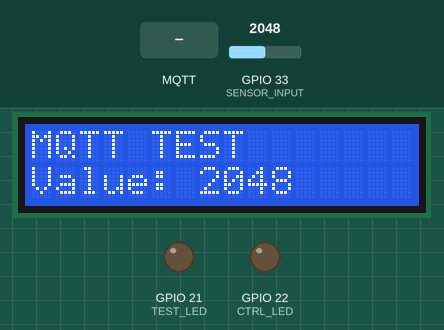
This program was run on a simulated ESP32. Shown: 16×2 character LCD, output pins drawn as LEDs (lit = HIGH). Inputs (shaded band) come from the test bench; at power-on: GPIO 33 (SENSOR_INPUT) = 2048. WiFi joins after 1.5 s; servers stay silent unless stated; no MQTT or app messages arrive unless stated.

Above: at 2.6 s.
3.8 s: MQTT message "true" arrives on the first subscribed topic
At 6.0 s:
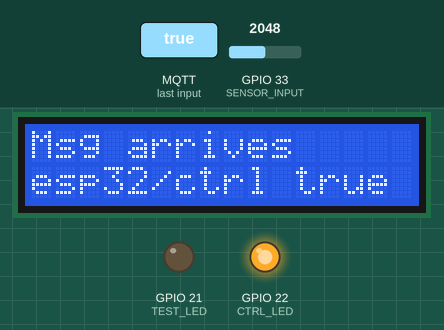
8.6 s: MQTT message "1" arrives on the first subscribed topic
At 12.7 s:
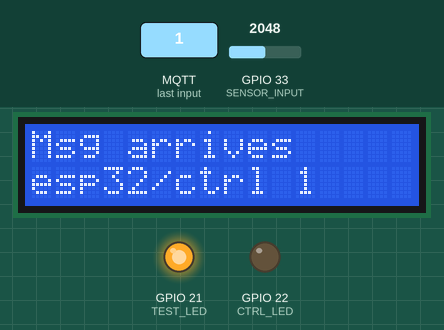
14.5 s: MQTT message "on" arrives on the first subscribed topic
At 16.9 s:
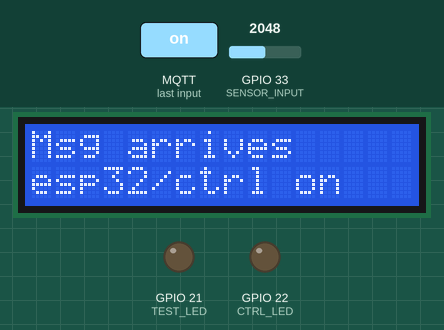
19.8 s: MQTT message "off" arrives on the first subscribed topic
At 21.1 s:
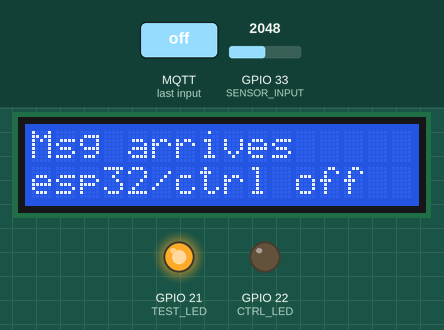
21.9 s: GPIO 33 (SENSOR_INPUT) set to 2866
At 23.4 s:
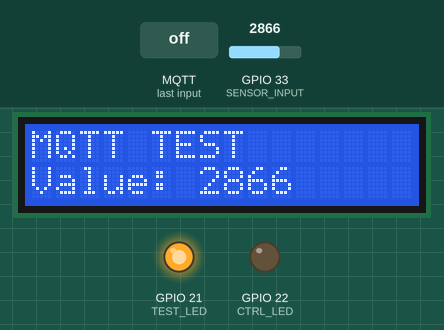
23.9 s: MQTT message "0" arrives on the first subscribed topic
At 25.2 s:
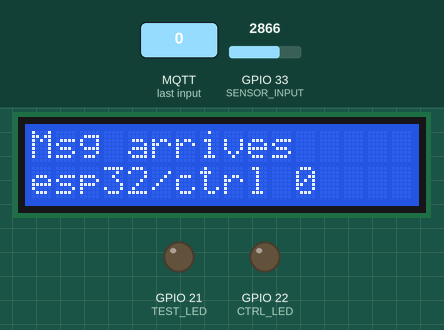
Timing chart, 0 to 27.0 s (numbered marks = the images above; inputs shaded):
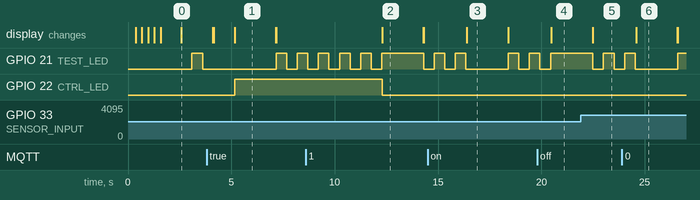

The program:

main.cpp
```cpp
#include <Arduino.h>
#include <LiquidCrystal.h>
#include <PubSubClient.h>
#include "WiFiSetup.h"

// Note: ADC2 pins cannot be used when Wi-Fi is used. So, if you’re using Wi-Fi
// and you’re having trouble getting the value from an ADC2 GPIO, you may
// consider using an ADC1 GPIO instead. That should solve your problem.

// Matches A1602 LCD pins
// #define RS 4
// #define E  5
// #define D4 15
// #define D5 16
// #define D6 17
// #define D7 18
#define TEST_LED  21
#define CTRL_LED  22
#define SENSOR_INPUT 33

// Global variables used in this program
LiquidCrystal lcd(4, 5, 15, 16, 17, 18);
bool on_off;
bool first_it;
const char* mqttServer = "10.0.0.11"; // RPi3
const int mqttPort = 1883;
const char* subscriptionTopic = "esp32/ctrl";
const char* publishTopic = "esp32/pot";
const char* clientID = "nodeMCU";
WiFiClient espClient;
PubSubClient client(espClient);
long lastBlink = 0;
long lastMsg = 0;
char msg[50];
char lcdBuffer[16];
int value = 0;

WiFiSetup wifiSetup(home);

// This function is called when a MQTT message is received
void callback(char* topic, byte* message, unsigned int length) {
  // sprintf(lcdBuffer, "%s, %s", topic, message);
  // lcd.print(lcdBuffer); // Prints data about a received MQTT
  // sprintf(lcdBuffer, "%s", message);;
  String messageText;
  String topicStr(topic);
  for (int i = 0; i < length; i++)
    messageText += (char)message[i];
  lcd.clear();
  lcd.setCursor(0, 0);
  lcd.print("Msg arrives");
  lcd.setCursor(0, 1);
  lcd.print(topicStr + ' ' + messageText);
  if (topicStr == subscriptionTopic) {
    if (messageText == "true")
      digitalWrite(CTRL_LED, HIGH); // Turns the CTRL_LED on
    else
      digitalWrite(CTRL_LED, LOW);  // Turns the CTRL_LED off
  }
  delay(2000);
  lcd.clear();
}

void reconnect() {
  lcd.clear();
  lcd.setCursor(0, 0);
  lcd.print("CNT MQTT BKR");
  lcd.setCursor(0, 1);
  while (1) {                              // Loops until we're reconnected
    if (client.connect(clientID)) {        // Attempts to connect
      lcd.print("Status: OK");
      client.subscribe(subscriptionTopic); // Subscribes MQTT client
      delay(1000);
      break;
    }
    else {
      sprintf(lcdBuffer, "Status: %d", client.state());
      lcd.print(lcdBuffer);
      delay(5000);
    }
  }
}

void setup() {
  first_it = true;
  on_off = true;  // Flag that turn on or turn off the test led
  pinMode(SENSOR_INPUT, INPUT); // Analog pin emulating a sensor
  pinMode(TEST_LED, OUTPUT);    // Digital pin blinking a LED
  pinMode(CTRL_LED, OUTPUT);    // Digital pin controlling a LED
  lcd.begin(16,2);  // Initializes the LCD
  wifiSetup(lcd);      // Sets the WiFi state
  client.setServer(mqttServer, mqttPort);   // Sets MQTT client
  client.setCallback(callback);             // Sets MQTT callback's client
}

void loop() {
  long now = millis();
  if (now - lastMsg > 4095) {
    if (!client.connected())
      reconnect();
    client.loop();
    lcd.setCursor(10, 1);
    lastMsg = now;
    sprintf(lcdBuffer, "%d", value);
    client.publish(publishTopic, lcdBuffer);
  }
  else if (now - lastBlink > 511) {
    lcd.clear();
    lcd.setCursor(0, 0);
    lcd.print("MQTT TEST");
    lcd.setCursor(0, 1);
    value = analogRead(SENSOR_INPUT);
    sprintf(lcdBuffer, "Value: %d", value);
    lcd.print(lcdBuffer);
    lastBlink = now;
    on_off = !on_off;
    digitalWrite(TEST_LED,on_off);
  }
}

// void loop() {
//   lcd.clear();
//   lcd.setCursor(0, 0);
//   lcd.print("ADC TEST");
//   lcd.setCursor(0, 1);
//   lcd.print("Value : ");
//   lcd.setCursor(10, 1);
//   lcd.print(analogRead(SENSOR_INPUT));
//   on_off = !on_off;
//   digitalWrite(TEST_LED,on_off);
//   delay(500);
// }
```

WiFiSetup.h
```cpp
# ifndef WIFI_SETUP_H
# define WIFI_SETUP_H

#include <WiFi.h>
#include <LiquidCrystal.h>

class WiFiData {
private:
    const char* ssid;
    const char* passwd;
public:
    WiFiData(const char* ssid, const char* password)
    {
      this->ssid = ssid;
      this->passwd = password;
    }
    WiFiData(const WiFiData& userdata){
      this->ssid = userdata.ssid;
      this->passwd = userdata.passwd;
    }
    const char* SSID()
    {
        return ssid;
    }
    const char* password()
    {
        return passwd;
    }
};

class WiFiSetup {
private:
  int delayValue;
  WiFiData data;
public:
  WiFiSetup(const WiFiData& userdata, int dv = 300)
    : delayValue(dv)
    , data(userdata)
    {
  }
  void operator() (LiquidCrystal& lcd) {
    String lcdText;
    char clkSymbolSet[4] = {'|', '/', '-', '\\'};
    WiFi.mode(WIFI_STA);
    WiFi.begin(data.SSID(), data.password());
    lcd.clear();
    lcd.setCursor(0, 0);
    lcdText = "CNT TO ";
    lcdText += data.SSID();
    lcd.print(lcdText);
    lcd.setCursor(0, 1);
    lcd.print("Waiting ");
    for (int i = 0; WiFi.status() != WL_CONNECTED; i++) {
        lcd.setCursor(10, 1);
        lcd.write(clkSymbolSet[i%4]);
        delay(delayValue);
    }
    lcd.clear();
    lcd.setCursor(0, 0);
    lcd.print(lcdText);
    lcd.setCursor(0, 1);
    lcd.print("Successful");
    delay(1000);
  }
};

// Add data network here

// Home Network
const WiFiData home("Ryuuba", "xoloitzcuintle");

#endif
```

Measured:
- after the input at 3.8 s, GPIO 22 (CTRL_LED): LOW → HIGH after 1.4 s; the display: first differs from a run without the input after 1.4 s (image 1)
- after the input at 8.6 s, GPIO 22 (CTRL_LED): HIGH → LOW after 3.7 s; the display: changes after 3.7 s (image 2)
- after the input at 14.5 s, the display: changes after 1.9 s (image 3)
- after the input at 19.8 s, GPIO 21 (TEST_LED): goes on until 20.4 s, then stays HIGH; the display: changes after 0.69 s (image 4)
- after the input at 23.9 s, the display: changes after 0.68 s (image 6)
- what the display in image 1 shows lasts 2.0 s, from 5.2 s to 7.2 s
